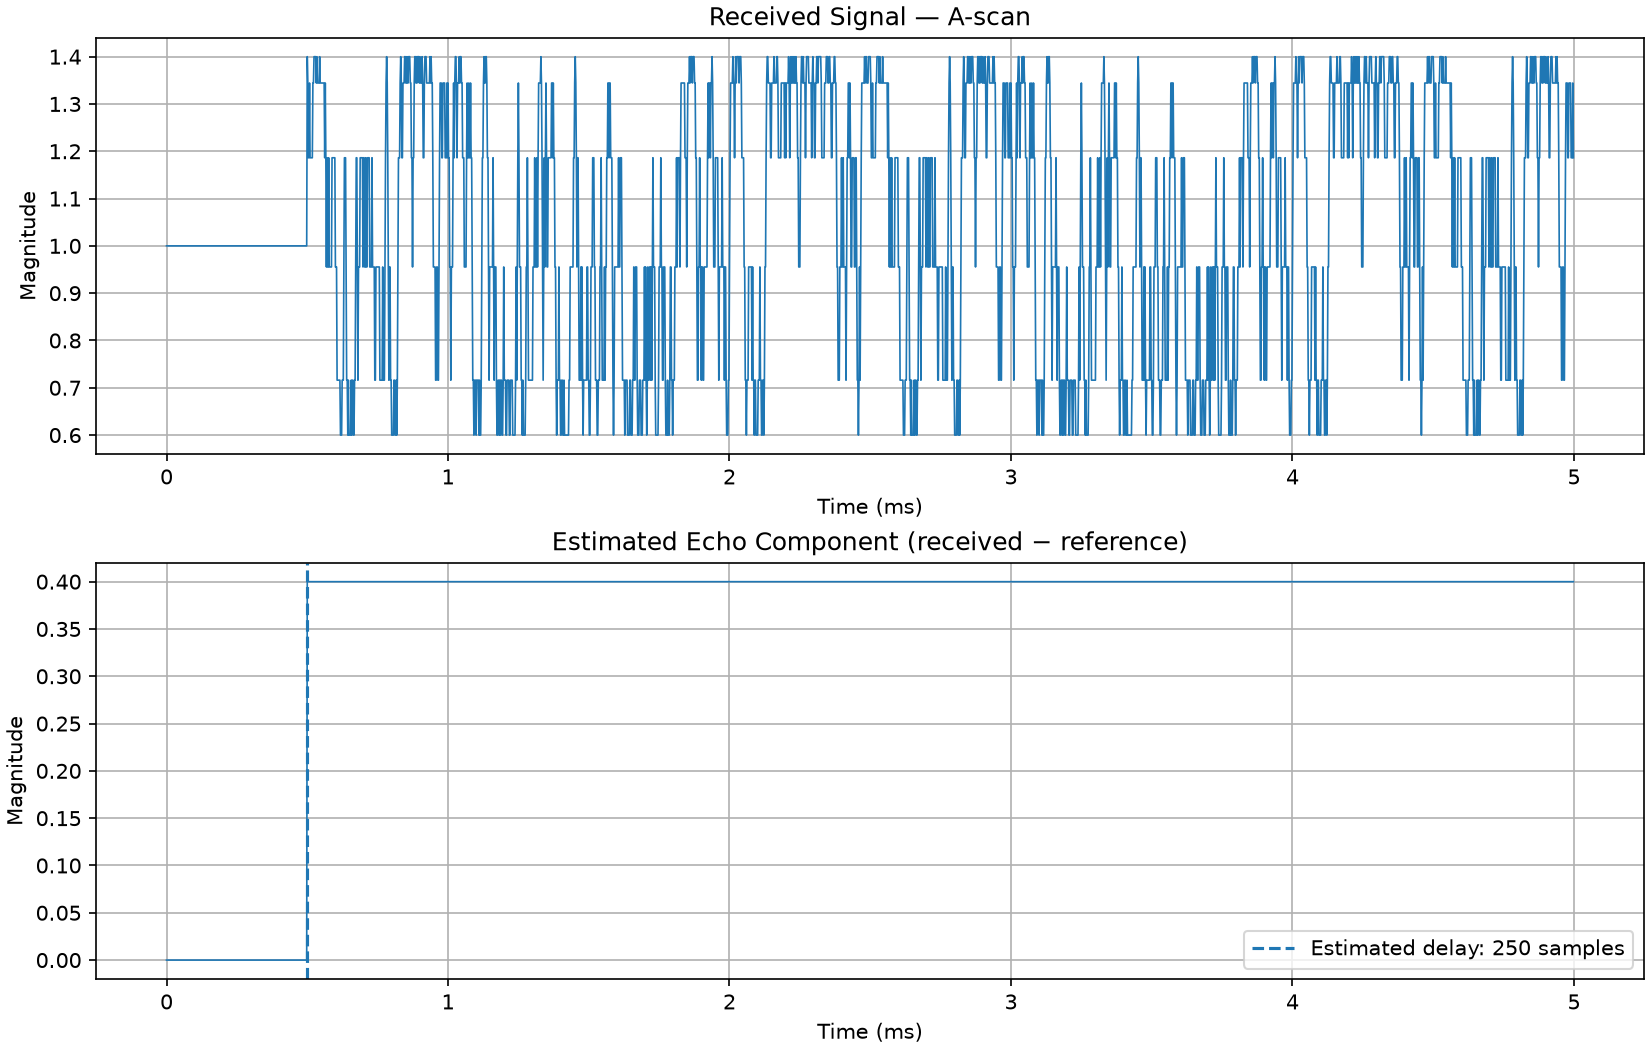

Write Python code to recreate this figure.
import os
import numpy as np
import matplotlib.pyplot as plt
from scipy.signal import correlate, correlation_lags, find_peaks

# Stage 16: FSK-GPR A-scan receiver (software delay demonstration)
FS = 500_000                 # GNU Radio sample rate: 500 kS/s
EXPECTED_DELAY = 250         # configured delay in samples
COUNT = 100_000              # read only a small part of each large file
SOIL_VELOCITY = 1.0e8        # assumed velocity (m/s); change for your model

REFERENCE_FILE = "reference.dat"
RECEIVED_FILE = "received.dat"

for path in (REFERENCE_FILE, RECEIVED_FILE):
    if not os.path.exists(path):
        raise FileNotFoundError(
            f"Cannot find {path}. Put this script in the folder containing both .dat files."
        )

reference = np.fromfile(REFERENCE_FILE, dtype=np.complex64, count=COUNT)
received = np.fromfile(RECEIVED_FILE, dtype=np.complex64, count=COUNT)

n = min(len(reference), len(received))
if n <= EXPECTED_DELAY + 10:
    raise ValueError("Not enough samples were read. Check that the .dat files are not empty.")

reference = reference[:n]
received = received[:n]

# Residual approximates the echo contribution after subtracting the direct path.
residual = received - reference

# Use a shorter segment to keep the correlation calculation manageable.
segment_len = min(20_000, n - EXPECTED_DELAY)
ref_seg = reference[:segment_len]
res_seg = residual[:segment_len]

corr = correlate(res_seg, ref_seg, mode="full", method="fft")
lags = correlation_lags(len(res_seg), len(ref_seg), mode="full")

# Restrict to plausible non-negative delays for this demonstration.
mask = (lags >= 0) & (lags <= min(2_000, segment_len - 1))
positive_lags = lags[mask]
positive_corr = np.abs(corr[mask])

if len(positive_corr) == 0:
    raise RuntimeError("No valid correlation lags were available.")

peak_index = int(np.argmax(positive_corr))
estimated_lag = int(positive_lags[peak_index])
estimated_time_s = estimated_lag / FS
estimated_depth_m = SOIL_VELOCITY * estimated_time_s / 2

print("===== STAGE 16: A-SCAN RECEIVER =====")
print(f"Samples processed: {n:,}")
print(f"Sample rate: {FS:,} samples/s")
print(f"Expected delay: {EXPECTED_DELAY} samples")
print(f"Estimated delay: {estimated_lag} samples")
print(f"Estimated delay time: {estimated_time_s * 1e3:.6f} ms")
print(f"Depth from assumed velocity ({SOIL_VELOCITY:.2e} m/s): {estimated_depth_m:.3f} m")
print("NOTE: At 500 kS/s, this is a software delay demo, not a realistic shallow-GPR depth.")

# Plot received magnitude and residual magnitude over the first 5 ms or available data.
plot_count = min(n, int(0.005 * FS))
time_ms = np.arange(plot_count) / FS * 1e3

fig, axes = plt.subplots(2, 1, figsize=(11, 7), constrained_layout=True)

axes[0].plot(time_ms, np.abs(received[:plot_count]), linewidth=0.8)
axes[0].set_title("Received Signal — A-scan")
axes[0].set_xlabel("Time (ms)")
axes[0].set_ylabel("Magnitude")
axes[0].grid(True)

axes[1].plot(time_ms, np.abs(residual[:plot_count]), linewidth=0.8)
axes[1].axvline(estimated_time_s * 1e3, linestyle="--",
                label=f"Estimated delay: {estimated_lag} samples")
axes[1].set_title("Estimated Echo Component (received − reference)")
axes[1].set_xlabel("Time (ms)")
axes[1].set_ylabel("Magnitude")
axes[1].legend()
axes[1].grid(True)

fig.savefig("stage16_ascan_receiver.png", dpi=150)
plt.show()
print("Saved plot: stage16_ascan_receiver.png")
